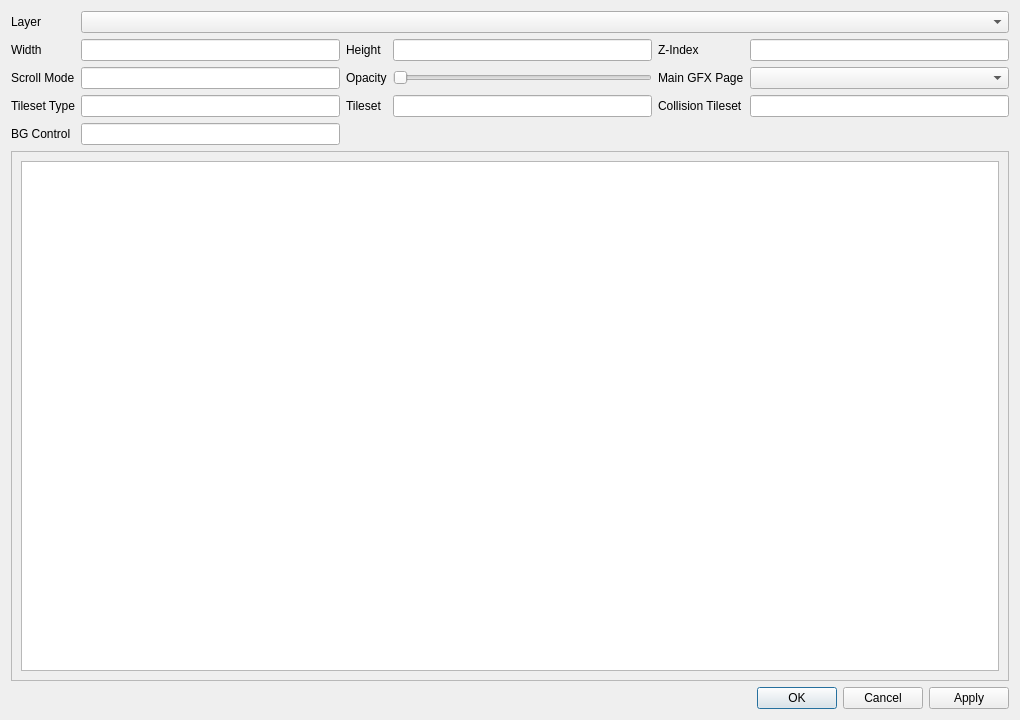
<?xml version="1.0" encoding="UTF-8"?>
<ui version="4.0">
 <class>LayersEditor</class>
 <widget class="QDialog" name="LayersEditor">
  <property name="geometry">
   <rect>
    <x>0</x>
    <y>0</y>
    <width>1020</width>
    <height>720</height>
   </rect>
  </property>
  <property name="windowTitle">
   <string>Layers Editor</string>
  </property>
  <layout class="QVBoxLayout" name="verticalLayout">
   <item>
    <layout class="QGridLayout" name="gridLayout">
     <item row="0" column="0">
      <widget class="QLabel" name="label">
       <property name="text">
        <string>Layer</string>
       </property>
      </widget>
     </item>
     <item row="0" column="1" colspan="5">
      <widget class="QComboBox" name="layer_index"/>
     </item>
     <item row="1" column="0">
      <widget class="QLabel" name="label_2">
       <property name="text">
        <string>Width</string>
       </property>
      </widget>
     </item>
     <item row="1" column="1">
      <widget class="QLineEdit" name="width"/>
     </item>
     <item row="1" column="2">
      <widget class="QLabel" name="label_3">
       <property name="text">
        <string>Height</string>
       </property>
      </widget>
     </item>
     <item row="1" column="3">
      <widget class="QLineEdit" name="height"/>
     </item>
     <item row="1" column="4">
      <widget class="QLabel" name="label_4">
       <property name="text">
        <string>Z-Index</string>
       </property>
      </widget>
     </item>
     <item row="1" column="5">
      <widget class="QLineEdit" name="z_index"/>
     </item>
     <item row="2" column="0">
      <widget class="QLabel" name="label_10">
       <property name="text">
        <string>Scroll Mode</string>
       </property>
      </widget>
     </item>
     <item row="2" column="1">
      <widget class="QLineEdit" name="scroll_mode"/>
     </item>
     <item row="2" column="2">
      <widget class="QLabel" name="label_5">
       <property name="text">
        <string>Opacity</string>
       </property>
      </widget>
     </item>
     <item row="2" column="3">
      <widget class="QSlider" name="opacity">
       <property name="maximum">
        <number>31</number>
       </property>
       <property name="orientation">
        <enum>Qt::Horizontal</enum>
       </property>
      </widget>
     </item>
     <item row="2" column="4">
      <widget class="QLabel" name="label_6">
       <property name="text">
        <string>Main GFX Page</string>
       </property>
      </widget>
     </item>
     <item row="2" column="5">
      <widget class="QComboBox" name="main_gfx_page_index"/>
     </item>
     <item row="3" column="0">
      <widget class="QLabel" name="label_9">
       <property name="text">
        <string>Tileset Type</string>
       </property>
      </widget>
     </item>
     <item row="3" column="1">
      <widget class="QLineEdit" name="tileset_type"/>
     </item>
     <item row="3" column="2">
      <widget class="QLabel" name="label_7">
       <property name="text">
        <string>Tileset</string>
       </property>
      </widget>
     </item>
     <item row="3" column="3">
      <widget class="QLineEdit" name="tileset"/>
     </item>
     <item row="3" column="4">
      <widget class="QLabel" name="label_8">
       <property name="text">
        <string>Collision Tileset</string>
       </property>
      </widget>
     </item>
     <item row="3" column="5">
      <widget class="QLineEdit" name="collision_tileset"/>
     </item>
     <item row="4" column="0">
      <widget class="QLabel" name="label_11">
       <property name="text">
        <string>BG Control</string>
       </property>
      </widget>
     </item>
     <item row="4" column="1">
      <widget class="QLineEdit" name="bg_control"/>
     </item>
    </layout>
   </item>
   <item>
    <widget class="QScrollArea" name="scrollArea">
     <property name="sizePolicy">
      <sizepolicy hsizetype="Expanding" vsizetype="Expanding">
       <horstretch>0</horstretch>
       <verstretch>1</verstretch>
      </sizepolicy>
     </property>
     <property name="widgetResizable">
      <bool>true</bool>
     </property>
     <widget class="QWidget" name="scrollAreaWidgetContents_2">
      <property name="geometry">
       <rect>
        <x>0</x>
        <y>0</y>
        <width>996</width>
        <height>420</height>
       </rect>
      </property>
      <layout class="QVBoxLayout" name="verticalLayout_2">
       <item>
        <widget class="QGraphicsView" name="layer_graphics_view"/>
       </item>
      </layout>
     </widget>
    </widget>
   </item>
   <item>
    <widget class="QDialogButtonBox" name="buttonBox">
     <property name="standardButtons">
      <set>QDialogButtonBox::Apply|QDialogButtonBox::Cancel|QDialogButtonBox::Ok</set>
     </property>
    </widget>
   </item>
  </layout>
 </widget>
 <tabstops>
  <tabstop>layer_index</tabstop>
  <tabstop>width</tabstop>
  <tabstop>height</tabstop>
  <tabstop>z_index</tabstop>
  <tabstop>scroll_mode</tabstop>
  <tabstop>opacity</tabstop>
  <tabstop>main_gfx_page_index</tabstop>
  <tabstop>tileset_type</tabstop>
  <tabstop>tileset</tabstop>
  <tabstop>collision_tileset</tabstop>
  <tabstop>bg_control</tabstop>
  <tabstop>layer_graphics_view</tabstop>
  <tabstop>scrollArea</tabstop>
  <tabstop>buttonBox</tabstop>
 </tabstops>
 <resources/>
 <connections/>
</ui>
